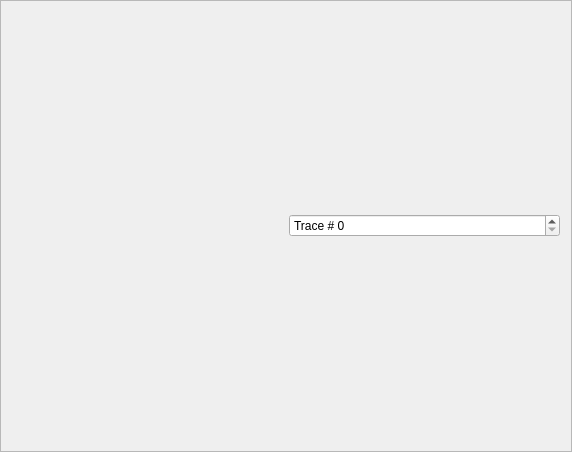
<?xml version="1.0" encoding="UTF-8"?>
<ui version="4.0">
 <class>TracePlot</class>
 <widget class="QFrame" name="TracePlot">
  <property name="geometry">
   <rect>
    <x>0</x>
    <y>0</y>
    <width>572</width>
    <height>452</height>
   </rect>
  </property>
  <property name="windowTitle">
   <string>Frame</string>
  </property>
  <property name="frameShape">
   <enum>QFrame::StyledPanel</enum>
  </property>
  <property name="frameShadow">
   <enum>QFrame::Raised</enum>
  </property>
  <layout class="QHBoxLayout" name="horizontalLayout">
   <item>
    <widget class="QwtPlot" name="plot"/>
   </item>
   <item>
    <widget class="QSpinBox" name="idxSpinBox">
     <property name="specialValueText">
      <string/>
     </property>
     <property name="prefix">
      <string>Trace # </string>
     </property>
    </widget>
   </item>
  </layout>
 </widget>
 <customwidgets>
  <customwidget>
   <class>QwtPlot</class>
   <extends>QFrame</extends>
   <header>qwt_plot.h</header>
  </customwidget>
 </customwidgets>
 <resources/>
 <connections/>
</ui>
